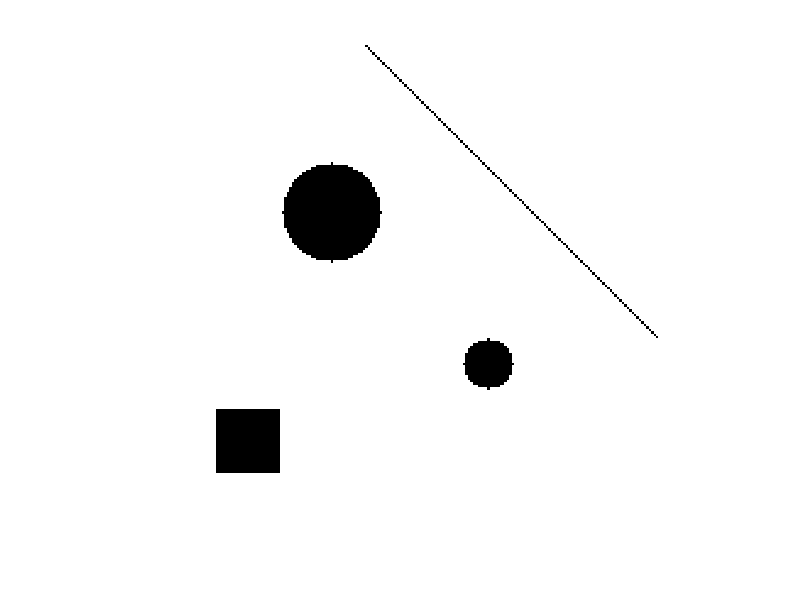

This figure's MATLAB source:

clear; clc;

% Creating circle test image
output = zeros(200, 200);
for i = 1:200
    for j = 1:200
        % if (abs(20^2 - ((i-69)^2 + (j-67)^2)) <= 60)
        %     output(i, j) = 1;
        % end
        % if (abs(10^2 - ((i-131)^2+(j-131)^2)) <= 20)
        %     output(i, j) = 1;
        % end

        if abs((i-69)^2 + (j-67)^2) <= 20^2
            output(i, j) = 1;
        elseif abs((i-131)^2 + (j-131)^2) <= 10^2
            output(i, j) = 1;
        elseif j == i + 80
            output(i, j) = 1;
        end
    end
end
output(150:175, 20:45) = 1;
output = 255*uint8(~output);
imshow(output);
imwrite(output, ".\Test Images\Example Images (Unused)\circle.png");